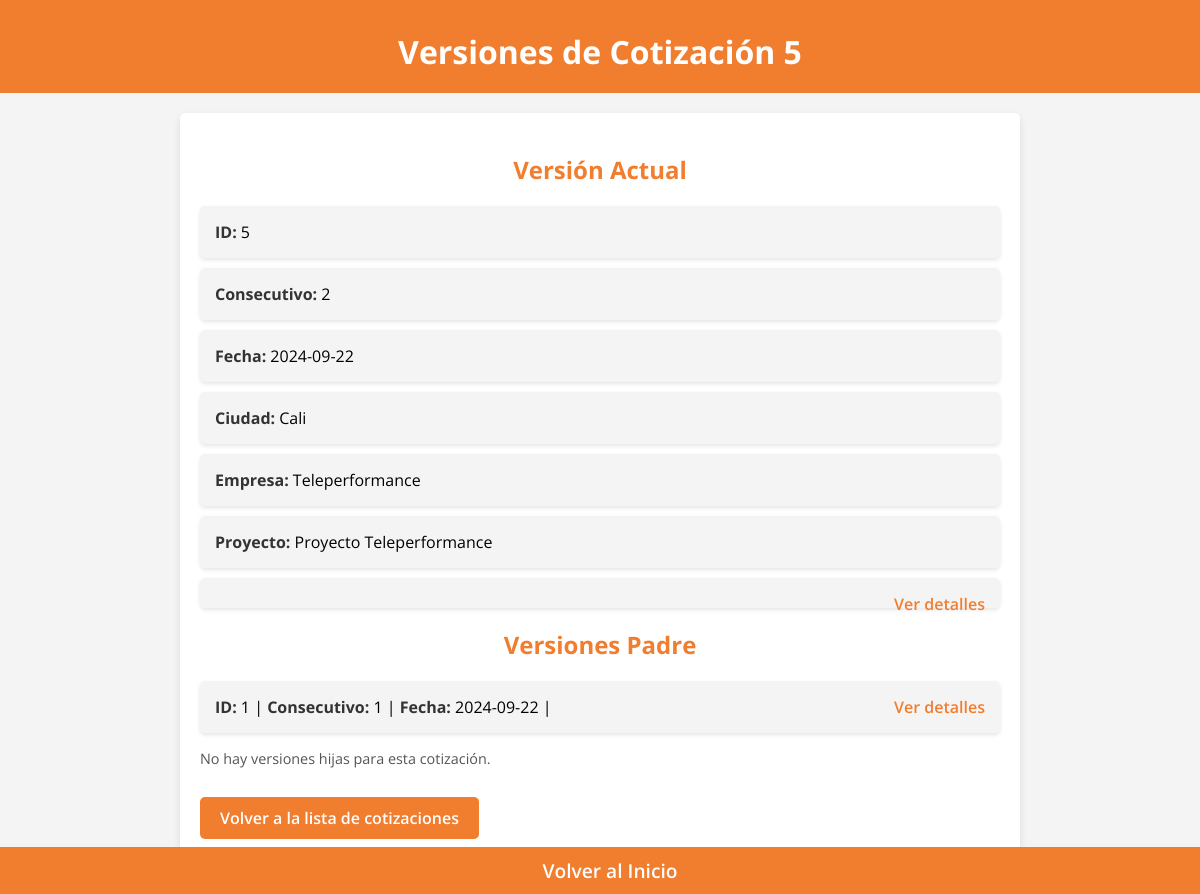
Page /versiones_cotizacion/5 on the committed database.
### app.py (models this page shows, shortened)
class Cotizacion(db.Model):
    id = db.Column(db.Integer, primary_key=True)
    fecha = db.Column(db.Date, default=lambda: datetime.now(pytz.timezone('America/Bogota')).date())
    ciudad = db.Column(db.String(100), nullable=False)
    empresa = db.Column(db.String(100), nullable=False)
    proyecto = db.Column(db.String(100), nullable=False)
    plazo = db.Column(db.String(100), nullable=False)
    entrega = db.Column(db.String(100), nullable=False)
    anticipo = db.Column(db.Integer, nullable=False)
    p_acta = db.Column(db.Integer, nullable=False)
    f_acta = db.Column(db.Integer, nullable=False)
    consecutivo = db.Column(db.Integer, nullable=False)
    version_padre_id = db.Column(db.Integer, db.ForeignKey('cotizacion.id'), nullable=True)
    versiones = db.relationship('Cotizacion', backref=db.backref('version_padre', remote_side=[id]), lazy=True)
    productos_detalle = db.relationship('CotizacionProducto', backref='cotizacion', lazy=True)
    cliente_id = db.Column(db.Integer, db.ForeignKey('cliente.id'), nullable=False)
    cliente = db.relationship('Cliente', backref=db.backref('cotizaciones', lazy=True))
    servicio = db.Column(db.String(1000), nullable=False, default="v")

### app.py (the view)
@app.route('/versiones_cotizacion/<int:id>')
def listar_versiones(id):
    cotizacion = Cotizacion.query.get_or_404(id)
    versiones = Cotizacion.query.filter_by(version_padre_id=cotizacion.id).order_by(Cotizacion.consecutivo.desc()).all()
    padres = []
    padre = cotizacion.version_padre
    while padre:
        padres.append(padre)
        padre = padre.version_padre
    padres.reverse()  # Para mostrar desde el más antiguo al más reciente
    return render_template('versiones_cotizacion.html', cotizacion=cotizacion, versiones=versiones, padres=padres)

### templates/versiones_cotizacion.html (shortened to what this page needs)
<!DOCTYPE html>
<html lang="es">
<head>
    <link rel="stylesheet" href="{{ url_for('static', filename='styles.css') }}">
</head>
<body>
    <header>
        <h1>Versiones de Cotización {{ cotizacion.id }}</h1>
    </header>
    <main class="versions-container">
        <h2>Versión Actual</h2>
        <ul>
            <li><strong>ID:</strong> {{ cotizacion.id }}</li>
            <li><strong>Consecutivo:</strong> {{ cotizacion.consecutivo }}</li>
            <li><strong>Fecha:</strong> {{ cotizacion.fecha }}</li>
            <li><strong>Ciudad:</strong> {{ cotizacion.ciudad }}</li>
            <li><strong>Empresa:</strong> {{ cotizacion.empresa }}</li>
            <li><strong>Proyecto:</strong> {{ cotizacion.proyecto }}</li>
            <li><a href="{{ url_for('ver_cotizacion', id=cotizacion.id) }}">Ver detalles</a></li>
        </ul>
        {% if padres %}
        <h2>Versiones Padre</h2>
        <ul>
            {% for padre in padres %}
            <li>
                <strong>ID:</strong> {{ padre.id }} |
                <strong>Consecutivo:</strong> {{ padre.consecutivo }} |
                <strong>Fecha:</strong> {{ padre.fecha }} |
                <a href="{{ url_for('ver_cotizacion', id=padre.id) }}">Ver detalles</a>
            </li>
            {% endfor %}
        </ul>
        {% endif %}
        {% if versiones %}
        <h2>Versiones Hijas</h2>
        <ul>
            {% for version in versiones %}
            <li>
                <strong>ID:</strong> {{ version.id }} |
                <strong>Consecutivo:</strong> {{ version.consecutivo }} |
                <strong>Fecha:</strong> {{ version.fecha }} |
                <a href="{{ url_for('ver_cotizacion', id=version.id) }}">Ver detalles</a>
            </li>
            {% endfor %}
        </ul>
        {% else %}
        <p>No hay versiones hijas para esta cotización.</p>
        {% endif %}
        <a href="{{ url_for('listar_cotizaciones') }}" class="btn">Volver a la lista de cotizaciones</a>
    </main>
    <footer>
        <a href="/" class="support-link">Volver al Inicio</a>
    </footer>
</body>
</html>

### static/styles.css (style rules this page uses)
body { font-family: 'Open Sans', Arial, sans-serif; margin: 0; padding: 0; box-sizing: border-box; background-color: #f4f4f4; }
header { background-color: #f17d2f; color: white; padding: 20px; text-align: center; }
h1 { margin: 10px 0 0; font-size: 2rem; }
h2 { color: #f17d2f; }
p { font-size: 0.9rem; color: #555; }
.btn { display: block; margin: 15px 0; padding: 10px 15px; background-color: #f17d2f; color: white; border-radius: 5px; text-decoration: none; font-weight: 600; transition: background-color 0.3s ease; text-align: center; }
footer { background-color: #f17d2f; color: white; padding: 10px; text-align: center; position: fixed; width: 100%; bottom: 0; }
.support-link { color: white; text-decoration: none; font-weight: 600; }
.versions-container { max-width: 800px; margin: 20px auto; padding: 20px; background-color: white; border-radius: 5px; box-shadow: 0 4px 8px rgba(0, 0, 0, 0.1); }
.versions-container h1, .versions-container h2 { color: #f17d2f; text-align: center; }
.versions-container ul { list-style-type: none; padding: 0; }
.versions-container ul li { background-color: #f4f4f4; margin: 10px 0; padding: 15px; border-radius: 5px; box-shadow: 0 2px 4px rgba(0, 0, 0, 0.1); }
.versions-container ul li strong { color: #333; }
.versions-container ul li a { color: #f17d2f; text-decoration: none; font-weight: 600; float: right; }
.versions-container .btn { display: inline-block; margin: 15px auto; padding: 10px 20px; background-color: #f17d2f; color: white; border-radius: 5px; text-decoration: none; font-weight: 600; transition: background-color 0.3s ease; text-align: center; }
footer .support-link { color: #4A90E2; text-decoration: none; font-weight: 600; font-size: 1.1rem; }
footer .support-link { color: white; text-decoration: none; font-weight: 600; font-size: 1.2rem; }

### rows in the picture
Cotizacion: id "5", consecutivo "2", fecha "2024-09-22", ciudad "Cali", empresa "Teleperformance", proyecto "Proyecto Teleperformance"
Cotizacion: id "1", consecutivo "1", fecha "2024-09-22"
